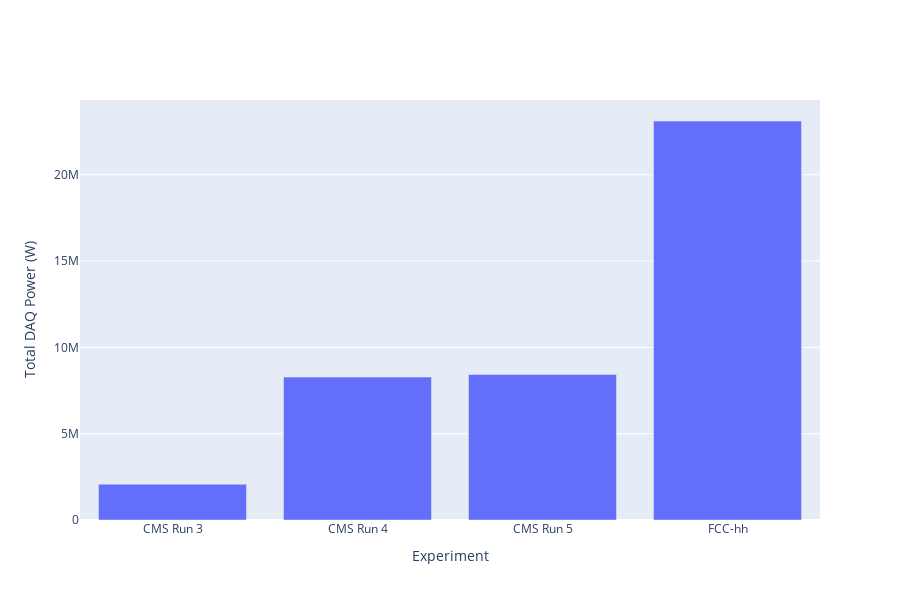

The notebook cell this image was saved under:
### Code cell
fig = go.Figure(data = [
    go.Bar(name="Phase-1 Pipeline", x=labels, y=total_power),
    #go.Bar(name="Smart Pixels Pipeline", x=experiments, y=total_energy_smartpx),

])
fig.update_layout(
                  xaxis_title="Experiment",
                  yaxis_title="Total DAQ Power (W)",
                  width = 900,
                  height = 600,)
fig.show()
fig.write_image("experiment comparison.png")

### Figure 1 — Plotly figure (JSON) as saved in the notebook; plotly's stock layout.template omitted (floating-point values rounded to 4 significant figures)
{"data": [{"name": "Phase-1 Pipeline", "type": "bar", "x": ["CMS Run 3", "CMS Run 4", "CMS Run 5", "FCC-hh"], "y": [2075000.0, 8283000.0, 8431000.0, 23110000.0]}], "layout": {"height": 600, "width": 900, "xaxis": {"title": {"text": "Experiment"}}, "yaxis": {"title": {"text": "Total DAQ Power (W)"}}}}
